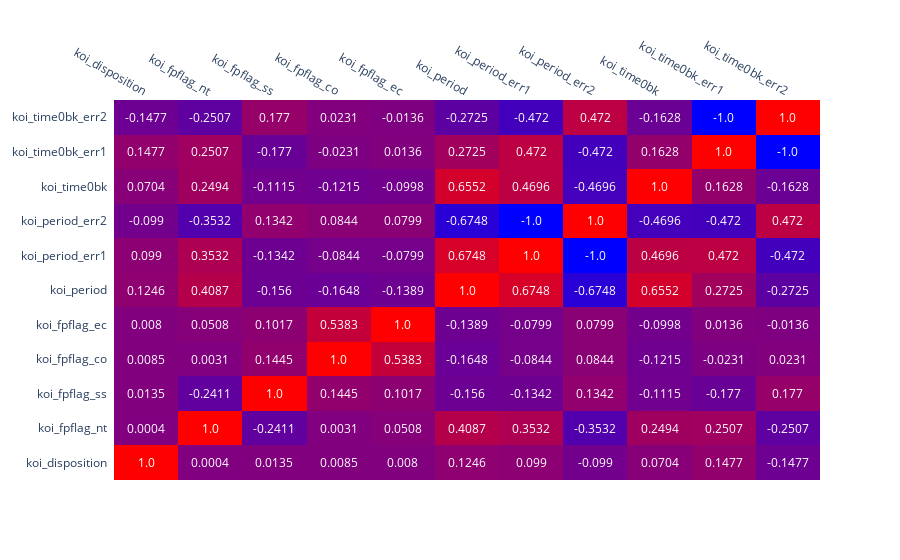

This figure's notebook cell:
### Code cell
iplot(figfac.create_annotated_heatmap(correlation.iloc[:11, :11].round(3).values, x=correlation.iloc[:11, :11].columns.to_list(), 
                                  y=correlation.iloc[:11, :11].index.to_list(), annotation_text=correlation.iloc[:11, :11].round(4).values, colorscale= 'bluered'))

### Figure 1 — Plotly figure (JSON) as saved in the notebook; plotly's stock layout.template omitted (floating-point values rounded to 4 significant figures)
{"data": [{"colorscale": [[0, "rgb(0,0,255)"], [1, "rgb(255,0,0)"]], "reversescale": false, "showscale": false, "type": "heatmap", "x": ["koi_disposition", "koi_fpflag_nt", "koi_fpflag_ss", "koi_fpflag_co", "koi_fpflag_ec", "koi_period", "koi_period_err1", "koi_period_err2", "koi_time0bk", "koi_time0bk_err1", "koi_time0bk_err2"], "y": ["koi_disposition", "koi_fpflag_nt", "koi_fpflag_ss", "koi_fpflag_co", "koi_fpflag_ec", "koi_period", "koi_period_err1", "koi_period_err2", "koi_time0bk", "koi_time0bk_err1", "koi_time0bk_err2"], "z": [[1, 0, 0.014, 0.009, 0.008, 0.125, 0.099, -0.099, 0.07, 0.148, -0.148], [0, 1, -0.241, 0.003, 0.051, 0.409, 0.353, -0.353, 0.249, 0.251, -0.251], [0.014, -0.241, 1, 0.145, 0.102, -0.156, -0.134, 0.134, -0.111, -0.177, 0.177], [0.009, 0.003, 0.145, 1, 0.538, -0.165, -0.084, 0.084, -0.121, -0.023, 0.023], [0.008, 0.051, 0.102, 0.538, 1, -0.139, -0.08, 0.08, -0.1, 0.014, -0.014], [0.125, 0.409, -0.156, -0.165, -0.139, 1, 0.675, -0.675, 0.655, 0.273, -0.273], [0.099, 0.353, -0.134, -0.084, -0.08, 0.675, 1, -1, 0.47, 0.472, -0.472], [-0.099, -0.353, 0.134, 0.084, 0.08, -0.675, -1, 1, -0.47, -0.472, 0.472], [0.07, 0.249, -0.111, -0.121, -0.1, 0.655, 0.47, -0.47, 1, 0.163, -0.163], [0.148, 0.251, -0.177, -0.023, 0.014, 0.273, 0.472, -0.472, 0.163, 1, -1], [-0.148, -0.251, 0.177, 0.023, -0.014, -0.273, -0.472, 0.472, -0.163, -1, 1]]}], "layout": {"annotations": [{"font": {"color": "#FFFFFF"}, "showarrow": false, "text": "1.0", "x": "koi_disposition", "xref": "x", "y": "koi_disposition", "yref": "y"}, {"font": {"color": "#FFFFFF"}, "showarrow": false, "text": "0.0004", "x": "koi_fpflag_nt", "xref": "x", "y": "koi_disposition", "yref": "y"}, {"font": {"color": "#FFFFFF"}, "showarrow": false, "text": "0.0135", "x": "koi_fpflag_ss", "xref": "x", "y": "koi_disposition", "yref": "y"}, {"font": {"color": "#FFFFFF"}, "showarrow": false, "text": "0.0085", "x": "koi_fpflag_co", "xref": "x", "y": "koi_disposition", "yref": "y"}, {"font": {"color": "#FFFFFF"}, "showarrow": false, "text": "0.008", "x": "koi_fpflag_ec", "xref": "x", "y": "koi_disposition", "yref": "y"}, {"font": {"color": "#FFFFFF"}, "showarrow": false, "text": "0.1246", "x": "koi_period", "xref": "x", "y": "koi_disposition", "yref": "y"}, {"font": {"color": "#FFFFFF"}, "showarrow": false, "text": "0.099", "x": "koi_period_err1", "xref": "x", "y": "koi_disposition", "yref": "y"}, {"font": {"color": "#FFFFFF"}, "showarrow": false, "text": "-0.099", "x": "koi_period_err2", "xref": "x", "y": "koi_disposition", "yref": "y"}, {"font": {"color": "#FFFFFF"}, "showarrow": false, "text": "0.0704", "x": "koi_time0bk", "xref": "x", "y": "koi_disposition", "yref": "y"}, {"font": {"color": "#FFFFFF"}, "showarrow": false, "text": "0.1477", "x": "koi_time0bk_err1", "xref": "x", "y": "koi_disposition", "yref": "y"}, {"font": {"color": "#FFFFFF"}, "showarrow": false, "text": "-0.1477", "x": "koi_time0bk_err2", "xref": "x", "y": "koi_disposition", "yref": "y"}, {"font": {"color": "#FFFFFF"}, "showarrow": false, "text": "0.0004", "x": "koi_disposition", "xref": "x", "y": "koi_fpflag_nt", "yref": "y"}, {"font": {"color": "#FFFFFF"}, "showarrow": false, "text": "1.0", "x": "koi_fpflag_nt", "xref": "x", "y": "koi_fpflag_nt", "yref": "y"}, {"font": {"color": "#FFFFFF"}, "showarrow": false, "text": "-0.2411", "x": "koi_fpflag_ss", "xref": "x", "y": "koi_fpflag_nt", "yref": "y"}, {"font": {"color": "#FFFFFF"}, "showarrow": false, "text": "0.0031", "x": "koi_fpflag_co", "xref": "x", "y": "koi_fpflag_nt", "yref": "y"}, {"font": {"color": "#FFFFFF"}, "showarrow": false, "text": "0.0508", "x": "koi_fpflag_ec", "xref": "x", "y": "koi_fpflag_nt", "yref": "y"}, {"font": {"color": "#FFFFFF"}, "showarrow": false, "text": "0.4087", "x": "koi_period", "xref": "x", "y": "koi_fpflag_nt", "yref": "y"}, {"font": {"color": "#FFFFFF"}, "showarrow": false, "text": "0.3532", "x": "koi_period_err1", "xref": "x", "y": "koi_fpflag_nt", "yref": "y"}, {"font": {"color": "#FFFFFF"}, "showarrow": false, "text": "-0.3532", "x": "koi_period_err2", "xref": "x", "y": "koi_fpflag_nt", "yref": "y"}, {"font": {"color": "#FFFFFF"}, "showarrow": false, "text": "0.2494", "x": "koi_time0bk", "xref": "x", "y": "koi_fpflag_nt", "yref": "y"}, {"font": {"color": "#FFFFFF"}, "showarrow": false, "text": "0.2507", "x": "koi_time0bk_err1", "xref": "x", "y": "koi_fpflag_nt", "yref": "y"}, {"font": {"color": "#FFFFFF"}, "showarrow": false, "text": "-0.2507", "x": "koi_time0bk_err2", "xref": "x", "y": "koi_fpflag_nt", "yref": "y"}, {"font": {"color": "#FFFFFF"}, "showarrow": false, "text": "0.0135", "x": "koi_disposition", "xref": "x", "y": "koi_fpflag_ss", "yref": "y"}, {"font": {"color": "#FFFFFF"}, "showarrow": false, "text": "-0.2411", "x": "koi_fpflag_nt", "xref": "x", "y": "koi_fpflag_ss", "yref": "y"}, {"font": {"color": "#FFFFFF"}, "showarrow": false, "text": "1.0", "x": "koi_fpflag_ss", "xref": "x", "y": "koi_fpflag_ss", "yref": "y"}, {"font": {"color": "#FFFFFF"}, "showarrow": false, "text": "0.1445", "x": "koi_fpflag_co", "xref": "x", "y": "koi_fpflag_ss", "yref": "y"}, {"font": {"color": "#FFFFFF"}, "showarrow": false, "text": "0.1017", "x": "koi_fpflag_ec", "xref": "x", "y": "koi_fpflag_ss", "yref": "y"}, {"font": {"color": "#FFFFFF"}, "showarrow": false, "text": "-0.156", "x": "koi_period", "xref": "x", "y": "koi_fpflag_ss", "yref": "y"}, {"font": {"color": "#FFFFFF"}, "showarrow": false, "text": "-0.1342", "x": "koi_period_err1", "xref": "x", "y": "koi_fpflag_ss", "yref": "y"}, {"font": {"color": "#FFFFFF"}, "showarrow": false, "text": "0.1342", "x": "koi_period_err2", "xref": "x", "y": "koi_fpflag_ss", "yref": "y"}, {"font": {"color": "#FFFFFF"}, "showarrow": false, "text": "-0.1115", "x": "koi_time0bk", "xref": "x", "y": "koi_fpflag_ss", "yref": "y"}, {"font": {"color": "#FFFFFF"}, "showarrow": false, "text": "-0.177", "x": "koi_time0bk_err1", "xref": "x", "y": "koi_fpflag_ss", "yref": "y"}, {"font": {"color": "#FFFFFF"}, "showarrow": false, "text": "0.177", "x": "koi_time0bk_err2", "xref": "x", "y": "koi_fpflag_ss", "yref": "y"}, {"font": {"color": "#FFFFFF"}, "showarrow": false, "text": "0.0085", "x": "koi_disposition", "xref": "x", "y": "koi_fpflag_co", "yref": "y"}, {"font": {"color": "#FFFFFF"}, "showarrow": false, "text": "0.0031", "x": "koi_fpflag_nt", "xref": "x", "y": "koi_fpflag_co", "yref": "y"}, {"font": {"color": "#FFFFFF"}, "showarrow": false, "text": "0.1445", "x": "koi_fpflag_ss", "xref": "x", "y": "koi_fpflag_co", "yref": "y"}, {"font": {"color": "#FFFFFF"}, "showarrow": false, "text": "1.0", "x": "koi_fpflag_co", "xref": "x", "y": "koi_fpflag_co", "yref": "y"}, {"font": {"color": "#FFFFFF"}, "showarrow": false, "text": "0.5383", "x": "koi_fpflag_ec", "xref": "x", "y": "koi_fpflag_co", "yref": "y"}, {"font": {"color": "#FFFFFF"}, "showarrow": false, "text": "-0.1648", "x": "koi_period", "xref": "x", "y": "koi_fpflag_co", "yref": "y"}, {"font": {"color": "#FFFFFF"}, "showarrow": false, "text": "-0.0844", "x": "koi_period_err1", "xref": "x", "y": "koi_fpflag_co", "yref": "y"}, {"font": {"color": "#FFFFFF"}, "showarrow": false, "text": "0.0844", "x": "koi_period_err2", "xref": "x", "y": "koi_fpflag_co", "yref": "y"}, {"font": {"color": "#FFFFFF"}, "showarrow": false, "text": "-0.1215", "x": "koi_time0bk", "xref": "x", "y": "koi_fpflag_co", "yref": "y"}, {"font": {"color": "#FFFFFF"}, "showarrow": false, "text": "-0.0231", "x": "koi_time0bk_err1", "xref": "x", "y": "koi_fpflag_co", "yref": "y"}, {"font": {"color": "#FFFFFF"}, "showarrow": false, "text": "0.0231", "x": "koi_time0bk_err2", "xref": "x", "y": "koi_fpflag_co", "yref": "y"}, {"font": {"color": "#FFFFFF"}, "showarrow": false, "text": "0.008", "x": "koi_disposition", "xref": "x", "y": "koi_fpflag_ec", "yref": "y"}, {"font": {"color": "#FFFFFF"}, "showarrow": false, "text": "0.0508", "x": "koi_fpflag_nt", "xref": "x", "y": "koi_fpflag_ec", "yref": "y"}, {"font": {"color": "#FFFFFF"}, "showarrow": false, "text": "0.1017", "x": "koi_fpflag_ss", "xref": "x", "y": "koi_fpflag_ec", "yref": "y"}, {"font": {"color": "#FFFFFF"}, "showarrow": false, "text": "0.5383", "x": "koi_fpflag_co", "xref": "x", "y": "koi_fpflag_ec", "yref": "y"}, {"font": {"color": "#FFFFFF"}, "showarrow": false, "text": "1.0", "x": "koi_fpflag_ec", "xref": "x", "y": "koi_fpflag_ec", "yref": "y"}, {"font": {"color": "#FFFFFF"}, "showarrow": false, "text": "-0.1389", "x": "koi_period", "xref": "x", "y": "koi_fpflag_ec", "yref": "y"}, {"font": {"color": "#FFFFFF"}, "showarrow": false, "text": "-0.0799", "x": "koi_period_err1", "xref": "x", "y": "koi_fpflag_ec", "yref": "y"}, {"font": {"color": "#FFFFFF"}, "showarrow": false, "text": "0.0799", "x": "koi_period_err2", "xref": "x", "y": "koi_fpflag_ec", "yref": "y"}, {"font": {"color": "#FFFFFF"}, "showarrow": false, "text": "-0.0998", "x": "koi_time0bk", "xref": "x", "y": "koi_fpflag_ec", "yref": "y"}, {"font": {"color": "#FFFFFF"}, "showarrow": false, "text": "0.0136", "x": "koi_time0bk_err1", "xref": "x", "y": "koi_fpflag_ec", "yref": "y"}, {"font": {"color": "#FFFFFF"}, "showarrow": false, "text": "-0.0136", "x": "koi_time0bk_err2", "xref": "x", "y": "koi_fpflag_ec", "yref": "y"}, {"font": {"color": "#FFFFFF"}, "showarrow": false, "text": "0.1246", "x": "koi_disposition", "xref": "x", "y": "koi_period", "yref": "y"}, {"font": {"color": "#FFFFFF"}, "showarrow": false, "text": "0.4087", "x": "koi_fpflag_nt", "xref": "x", "y": "koi_period", "yref": "y"}, {"font": {"color": "#FFFFFF"}, "showarrow": false, "text": "-0.156", "x": "koi_fpflag_ss", "xref": "x", "y": "koi_period", "yref": "y"}, {"font": {"color": "#FFFFFF"}, "showarrow": false, "text": "-0.1648", "x": "koi_fpflag_co", "xref": "x", "y": "koi_period", "yref": "y"}, {"font": {"color": "#FFFFFF"}, "showarrow": false, "text": "-0.1389", "x": "koi_fpflag_ec", "xref": "x", "y": "koi_period", "yref": "y"}, {"font": {"color": "#FFFFFF"}, "showarrow": false, "text": "1.0", "x": "koi_period", "xref": "x", "y": "koi_period", "yref": "y"}, {"font": {"color": "#FFFFFF"}, "showarrow": false, "text": "0.6748", "x": "koi_period_err1", "xref": "x", "y": "koi_period", "yref": "y"}, {"font": {"color": "#FFFFFF"}, "showarrow": false, "text": "-0.6748", "x": "koi_period_err2", "xref": "x", "y": "koi_period", "yref": "y"}, {"font": {"color": "#FFFFFF"}, "showarrow": false, "text": "0.6552", "x": "koi_time0bk", "xref": "x", "y": "koi_period", "yref": "y"}, {"font": {"color": "#FFFFFF"}, "showarrow": false, "text": "0.2725", "x": "koi_time0bk_err1", "xref": "x", "y": "koi_period", "yref": "y"}, {"font": {"color": "#FFFFFF"}, "showarrow": false, "text": "-0.2725", "x": "koi_time0bk_err2", "xref": "x", "y": "koi_period", "yref": "y"}, {"font": {"color": "#FFFFFF"}, "showarrow": false, "text": "0.099", "x": "koi_disposition", "xref": "x", "y": "koi_period_err1", "yref": "y"}, {"font": {"color": "#FFFFFF"}, "showarrow": false, "text": "0.3532", "x": "koi_fpflag_nt", "xref": "x", "y": "koi_period_err1", "yref": "y"}, {"font": {"color": "#FFFFFF"}, "showarrow": false, "text": "-0.1342", "x": "koi_fpflag_ss", "xref": "x", "y": "koi_period_err1", "yref": "y"}, {"font": {"color": "#FFFFFF"}, "showarrow": false, "text": "-0.0844", "x": "koi_fpflag_co", "xref": "x", "y": "koi_period_err1", "yref": "y"}, {"font": {"color": "#FFFFFF"}, "showarrow": false, "text": "-0.0799", "x": "koi_fpflag_ec", "xref": "x", "y": "koi_period_err1", "yref": "y"}, {"font": {"color": "#FFFFFF"}, "showarrow": false, "text": "0.6748", "x": "koi_period", "xref": "x", "y": "koi_period_err1", "yref": "y"}, {"font": {"color": "#FFFFFF"}, "showarrow": false, "text": "1.0", "x": "koi_period_err1", "xref": "x", "y": "koi_period_err1", "yref": "y"}, {"font": {"color": "#FFFFFF"}, "showarrow": false, "text": "-1.0", "x": "koi_period_err2", "xref": "x", "y": "koi_period_err1", "yref": "y"}, {"font": {"color": "#FFFFFF"}, "showarrow": false, "text": "0.4696", "x": "koi_time0bk", "xref": "x", "y": "koi_period_err1", "yref": "y"}, {"font": {"color": "#FFFFFF"}, "showarrow": false, "text": "0.472", "x": "koi_time0bk_err1", "xref": "x", "y": "koi_period_err1", "yref": "y"}, {"font": {"color": "#FFFFFF"}, "showarrow": false, "text": "-0.472", "x": "koi_time0bk_err2", "xref": "x", "y": "koi_period_err1", "yref": "y"}, {"font": {"color": "#FFFFFF"}, "showarrow": false, "text": "-0.099", "x": "koi_disposition", "xref": "x", "y": "koi_period_err2", "yref": "y"}, {"font": {"color": "#FFFFFF"}, "showarrow": false, "text": "-0.3532", "x": "koi_fpflag_nt", "xref": "x", "y": "koi_period_err2", "yref": "y"}, {"font": {"color": "#FFFFFF"}, "showarrow": false, "text": "0.1342", "x": "koi_fpflag_ss", "xref": "x", "y": "koi_period_err2", "yref": "y"}, {"font": {"color": "#FFFFFF"}, "showarrow": false, "text": "0.0844", "x": "koi_fpflag_co", "xref": "x", "y": "koi_period_err2", "yref": "y"}, {"font": {"color": "#FFFFFF"}, "showarrow": false, "text": "0.0799", "x": "koi_fpflag_ec", "xref": "x", "y": "koi_period_err2", "yref": "y"}, {"font": {"color": "#FFFFFF"}, "showarrow": false, "text": "-0.6748", "x": "koi_period", "xref": "x", "y": "koi_period_err2", "yref": "y"}, {"font": {"color": "#FFFFFF"}, "showarrow": false, "text": "-1.0", "x": "koi_period_err1", "xref": "x", "y": "koi_period_err2", "yref": "y"}, {"font": {"color": "#FFFFFF"}, "showarrow": false, "text": "1.0", "x": "koi_period_err2", "xref": "x", "y": "koi_period_err2", "yref": "y"}, {"font": {"color": "#FFFFFF"}, "showarrow": false, "text": "-0.4696", "x": "koi_time0bk", "xref": "x", "y": "koi_period_err2", "yref": "y"}, {"font": {"color": "#FFFFFF"}, "showarrow": false, "text": "-0.472", "x": "koi_time0bk_err1", "xref": "x", "y": "koi_period_err2", "yref": "y"}, {"font": {"color": "#FFFFFF"}, "showarrow": false, "text": "0.472", "x": "koi_time0bk_err2", "xref": "x", "y": "koi_period_err2", "yref": "y"}, {"font": {"color": "#FFFFFF"}, "showarrow": false, "text": "0.0704", "x": "koi_disposition", "xref": "x", "y": "koi_time0bk", "yref": "y"}, {"font": {"color": "#FFFFFF"}, "showarrow": false, "text": "0.2494", "x": "koi_fpflag_nt", "xref": "x", "y": "koi_time0bk", "yref": "y"}, {"font": {"color": "#FFFFFF"}, "showarrow": false, "text": "-0.1115", "x": "koi_fpflag_ss", "xref": "x", "y": "koi_time0bk", "yref": "y"}, {"font": {"color": "#FFFFFF"}, "showarrow": false, "text": "-0.1215", "x": "koi_fpflag_co", "xref": "x", "y": "koi_time0bk", "yref": "y"}, {"font": {"color": "#FFFFFF"}, "showarrow": false, "text": "-0.0998", "x": "koi_fpflag_ec", "xref": "x", "y": "koi_time0bk", "yref": "y"}, {"font": {"color": "#FFFFFF"}, "showarrow": false, "text": "0.6552", "x": "koi_period", "xref": "x", "y": "koi_time0bk", "yref": "y"}, {"font": {"color": "#FFFFFF"}, "showarrow": false, "text": "0.4696", "x": "koi_period_err1", "xref": "x", "y": "koi_time0bk", "yref": "y"}, {"font": {"color": "#FFFFFF"}, "showarrow": false, "text": "-0.4696", "x": "koi_period_err2", "xref": "x", "y": "koi_time0bk", "yref": "y"}, {"font": {"color": "#FFFFFF"}, "showarrow": false, "text": "1.0", "x": "koi_time0bk", "xref": "x", "y": "koi_time0bk", "yref": "y"}, {"font": {"color": "#FFFFFF"}, "showarrow": false, "text": "0.1628", "x": "koi_time0bk_err1", "xref": "x", "y": "koi_time0bk", "yref": "y"}, {"font": {"color": "#FFFFFF"}, "showarrow": false, "text": "-0.1628", "x": "koi_time0bk_err2", "xref": "x", "y": "koi_time0bk", "yref": "y"}, {"font": {"color": "#FFFFFF"}, "showarrow": false, "text": "0.1477", "x": "koi_disposition", "xref": "x", "y": "koi_time0bk_err1", "yref": "y"}, {"font": {"color": "#FFFFFF"}, "showarrow": false, "text": "0.2507", "x": "koi_fpflag_nt", "xref": "x", "y": "koi_time0bk_err1", "yref": "y"}, {"font": {"color": "#FFFFFF"}, "showarrow": false, "text": "-0.177", "x": "koi_fpflag_ss", "xref": "x", "y": "koi_time0bk_err1", "yref": "y"}, {"font": {"color": "#FFFFFF"}, "showarrow": false, "text": "-0.0231", "x": "koi_fpflag_co", "xref": "x", "y": "koi_time0bk_err1", "yref": "y"}, {"font": {"color": "#FFFFFF"}, "showarrow": false, "text": "0.0136", "x": "koi_fpflag_ec", "xref": "x", "y": "koi_time0bk_err1", "yref": "y"}, {"font": {"color": "#FFFFFF"}, "showarrow": false, "text": "0.2725", "x": "koi_period", "xref": "x", "y": "koi_time0bk_err1", "yref": "y"}, {"font": {"color": "#FFFFFF"}, "showarrow": false, "text": "0.472", "x": "koi_period_err1", "xref": "x", "y": "koi_time0bk_err1", "yref": "y"}, {"font": {"color": "#FFFFFF"}, "showarrow": false, "text": "-0.472", "x": "koi_period_err2", "xref": "x", "y": "koi_time0bk_err1", "yref": "y"}, {"font": {"color": "#FFFFFF"}, "showarrow": false, "text": "0.1628", "x": "koi_time0bk", "xref": "x", "y": "koi_time0bk_err1", "yref": "y"}, {"font": {"color": "#FFFFFF"}, "showarrow": false, "text": "1.0", "x": "koi_time0bk_err1", "xref": "x", "y": "koi_time0bk_err1", "yref": "y"}, {"font": {"color": "#FFFFFF"}, "showarrow": false, "text": "-1.0", "x": "koi_time0bk_err2", "xref": "x", "y": "koi_time0bk_err1", "yref": "y"}, {"font": {"color": "#FFFFFF"}, "showarrow": false, "text": "-0.1477", "x": "koi_disposition", "xref": "x", "y": "koi_time0bk_err2", "yref": "y"}, {"font": {"color": "#FFFFFF"}, "showarrow": false, "text": "-0.2507", "x": "koi_fpflag_nt", "xref": "x", "y": "koi_time0bk_err2", "yref": "y"}, {"font": {"color": "#FFFFFF"}, "showarrow": false, "text": "0.177", "x": "koi_fpflag_ss", "xref": "x", "y": "koi_time0bk_err2", "yref": "y"}, {"font": {"color": "#FFFFFF"}, "showarrow": false, "text": "0.0231", "x": "koi_fpflag_co", "xref": "x", "y": "koi_time0bk_err2", "yref": "y"}, {"font": {"color": "#FFFFFF"}, "showarrow": false, "text": "-0.0136", "x": "koi_fpflag_ec", "xref": "x", "y": "koi_time0bk_err2", "yref": "y"}, {"font": {"color": "#FFFFFF"}, "showarrow": false, "text": "-0.2725", "x": "koi_period", "xref": "x", "y": "koi_time0bk_err2", "yref": "y"}, {"font": {"color": "#FFFFFF"}, "showarrow": false, "text": "-0.472", "x": "koi_period_err1", "xref": "x", "y": "koi_time0bk_err2", "yref": "y"}, {"font": {"color": "#FFFFFF"}, "showarrow": false, "text": "0.472", "x": "koi_period_err2", "xref": "x", "y": "koi_time0bk_err2", "yref": "y"}, {"font": {"color": "#FFFFFF"}, "showarrow": false, "text": "-0.1628", "x": "koi_time0bk", "xref": "x", "y": "koi_time0bk_err2", "yref": "y"}, {"font": {"color": "#FFFFFF"}, "showarrow": false, "text": "-1.0", "x": "koi_time0bk_err1", "xref": "x", "y": "koi_time0bk_err2", "yref": "y"}, {"font": {"color": "#FFFFFF"}, "showarrow": false, "text": "1.0", "x": "koi_time0bk_err2", "xref": "x", "y": "koi_time0bk_err2", "yref": "y"}], "xaxis": {"dtick": 1, "gridcolor": "rgb(0, 0, 0)", "side": "top", "ticks": ""}, "yaxis": {"dtick": 1, "ticks": "", "ticksuffix": "  "}}}
